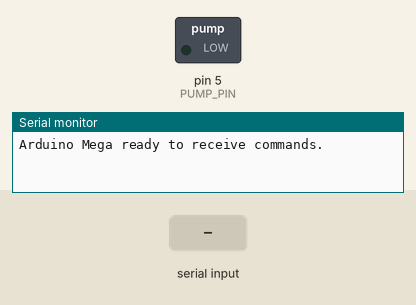
This sketch was run on a simulated Arduino Mega 2560, built with avr-gcc and run on an emulated ATmega2560. Parts: switched loads named in the sketch (green lamp = pin HIGH), the last lines printed to the serial monitor. Inputs (shaded band) come from the test bench.

Above: at 1.2 s.
1.3 s: "on\n" received over the second serial link
At 1.9 s:
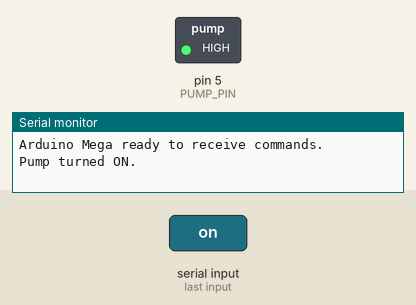
2.8 s: "off\n" received over the second serial link
At 3.1 s:
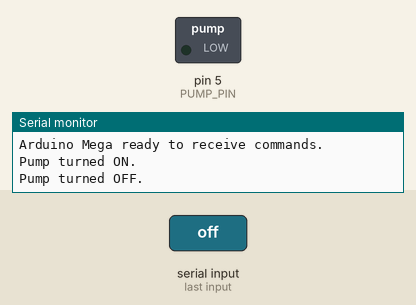
Timing chart, 0 to 5.8 s (numbered marks = the images above; inputs shaded):
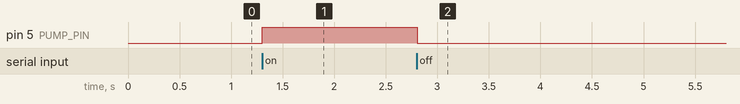

Measured:
- after the input at 1.3 s, pin 5 (PUMP_PIN): LOW → HIGH at once
- after the input at 2.8 s, pin 5 (PUMP_PIN): HIGH → LOW at once

The sketch:

arduino.ino
```cpp
#define PUMP_PIN 5 // GPIO pin connected to the relay module

void setup() {
    pinMode(PUMP_PIN, OUTPUT);
    digitalWrite(PUMP_PIN, LOW); // Ensure the pump is off at startup

    Serial1.begin(9600); // Communication with the Raspberry Pi
    Serial.begin(9600);  // For debugging via Serial Monitor
    Serial.println("Arduino Mega ready to receive commands.");
}

void loop() {
    if (Serial1.available() > 0) {
        String command = Serial1.readStringUntil('\n');
        command.trim(); // Remove extra whitespace

        if (command == "on") {
            digitalWrite(PUMP_PIN, HIGH); // Turn the pump on
            Serial.println("Pump turned ON.");
        } else if (command == "off") {
            digitalWrite(PUMP_PIN, LOW); // Turn the pump off
            Serial.println("Pump turned OFF.");
        } else {
            Serial.println("Unknown command received.");
        }
    }
}
```
